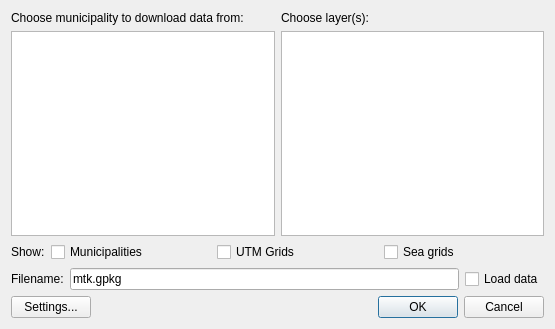
<?xml version="1.0" encoding="UTF-8"?>
<ui version="4.0">
 <class>Dialog</class>
 <widget class="QDialog" name="Dialog">
  <property name="geometry">
   <rect>
    <x>0</x>
    <y>0</y>
    <width>555</width>
    <height>329</height>
   </rect>
  </property>
  <property name="windowTitle">
   <string>Download Data</string>
  </property>
  <layout class="QVBoxLayout" name="verticalLayout_3">
   <item>
    <layout class="QVBoxLayout" name="mainvertlayout">
     <property name="sizeConstraint">
      <enum>QLayout::SetDefaultConstraint</enum>
     </property>
     <item>
      <layout class="QHBoxLayout" name="horizontalLayout">
       <item>
        <layout class="QVBoxLayout" name="verticalLayout">
         <item>
          <widget class="QLabel" name="label">
           <property name="text">
            <string>Choose municipality to download data from:</string>
           </property>
          </widget>
         </item>
         <item>
          <widget class="QListWidget" name="municipalityListWidget">
           <property name="selectionMode">
            <enum>QAbstractItemView::MultiSelection</enum>
           </property>
           <property name="sortingEnabled">
            <bool>true</bool>
           </property>
          </widget>
         </item>
        </layout>
       </item>
       <item>
        <layout class="QVBoxLayout" name="verticalLayout_2">
         <item>
          <widget class="QLabel" name="label_2">
           <property name="text">
            <string>Choose layer(s):</string>
           </property>
          </widget>
         </item>
         <item>
          <widget class="QListWidget" name="productListWidget">
           <property name="selectionMode">
            <enum>QAbstractItemView::MultiSelection</enum>
           </property>
           <property name="sortingEnabled">
            <bool>true</bool>
           </property>
          </widget>
         </item>
        </layout>
       </item>
      </layout>
     </item>
     <item>
      <layout class="QHBoxLayout" name="horizontalLayout_3">
       <item alignment="Qt::AlignLeft">
        <widget class="QLabel" name="label_4">
         <property name="sizePolicy">
          <sizepolicy hsizetype="Fixed" vsizetype="Fixed">
           <horstretch>0</horstretch>
           <verstretch>0</verstretch>
          </sizepolicy>
         </property>
         <property name="minimumSize">
          <size>
           <width>20</width>
           <height>0</height>
          </size>
         </property>
         <property name="text">
          <string>Show:</string>
         </property>
        </widget>
       </item>
       <item>
        <widget class="QCheckBox" name="loadMunLayer">
         <property name="sizePolicy">
          <sizepolicy hsizetype="Expanding" vsizetype="Fixed">
           <horstretch>0</horstretch>
           <verstretch>0</verstretch>
          </sizepolicy>
         </property>
         <property name="text">
          <string>Municipalities</string>
         </property>
        </widget>
       </item>
       <item>
        <widget class="QCheckBox" name="loadUtmGrids">
         <property name="sizePolicy">
          <sizepolicy hsizetype="Expanding" vsizetype="Fixed">
           <horstretch>0</horstretch>
           <verstretch>0</verstretch>
          </sizepolicy>
         </property>
         <property name="text">
          <string>UTM Grids</string>
         </property>
        </widget>
       </item>
       <item>
        <widget class="QCheckBox" name="loadSeaGrids">
         <property name="sizePolicy">
          <sizepolicy hsizetype="Expanding" vsizetype="Fixed">
           <horstretch>0</horstretch>
           <verstretch>0</verstretch>
          </sizepolicy>
         </property>
         <property name="text">
          <string>Sea grids</string>
         </property>
        </widget>
       </item>
      </layout>
     </item>
     <item>
      <layout class="QHBoxLayout" name="horizontalLayout_9">
       <item>
        <widget class="QLabel" name="label_3">
         <property name="text">
          <string>Filename:</string>
         </property>
        </widget>
       </item>
       <item>
        <widget class="QgsFilterLineEdit" name="fileNameEdit">
         <property name="text">
          <string>mtk.gpkg</string>
         </property>
         <property name="qgisRelation" stdset="0">
          <string notr="true"/>
         </property>
        </widget>
       </item>
       <item>
        <widget class="QCheckBox" name="loadLayers">
         <property name="text">
          <string>Load data</string>
         </property>
        </widget>
       </item>
      </layout>
     </item>
     <item>
      <layout class="QHBoxLayout" name="horizontalLayout_2">
       <item>
        <widget class="QPushButton" name="settingsPushButton">
         <property name="text">
          <string>Settings...</string>
         </property>
        </widget>
       </item>
       <item>
        <widget class="QDialogButtonBox" name="buttonBox">
         <property name="orientation">
          <enum>Qt::Horizontal</enum>
         </property>
         <property name="standardButtons">
          <set>QDialogButtonBox::Cancel|QDialogButtonBox::Ok</set>
         </property>
        </widget>
       </item>
      </layout>
     </item>
    </layout>
   </item>
  </layout>
 </widget>
 <customwidgets>
  <customwidget>
   <class>QgsFilterLineEdit</class>
   <extends>QLineEdit</extends>
   <header>qgsfilterlineedit.h</header>
  </customwidget>
 </customwidgets>
 <resources/>
 <connections>
  <connection>
   <sender>buttonBox</sender>
   <signal>accepted()</signal>
   <receiver>Dialog</receiver>
   <slot>accept()</slot>
   <hints>
    <hint type="sourcelabel">
     <x>248</x>
     <y>254</y>
    </hint>
    <hint type="destinationlabel">
     <x>157</x>
     <y>274</y>
    </hint>
   </hints>
  </connection>
  <connection>
   <sender>buttonBox</sender>
   <signal>rejected()</signal>
   <receiver>Dialog</receiver>
   <slot>reject()</slot>
   <hints>
    <hint type="sourcelabel">
     <x>316</x>
     <y>260</y>
    </hint>
    <hint type="destinationlabel">
     <x>286</x>
     <y>274</y>
    </hint>
   </hints>
  </connection>
 </connections>
</ui>
